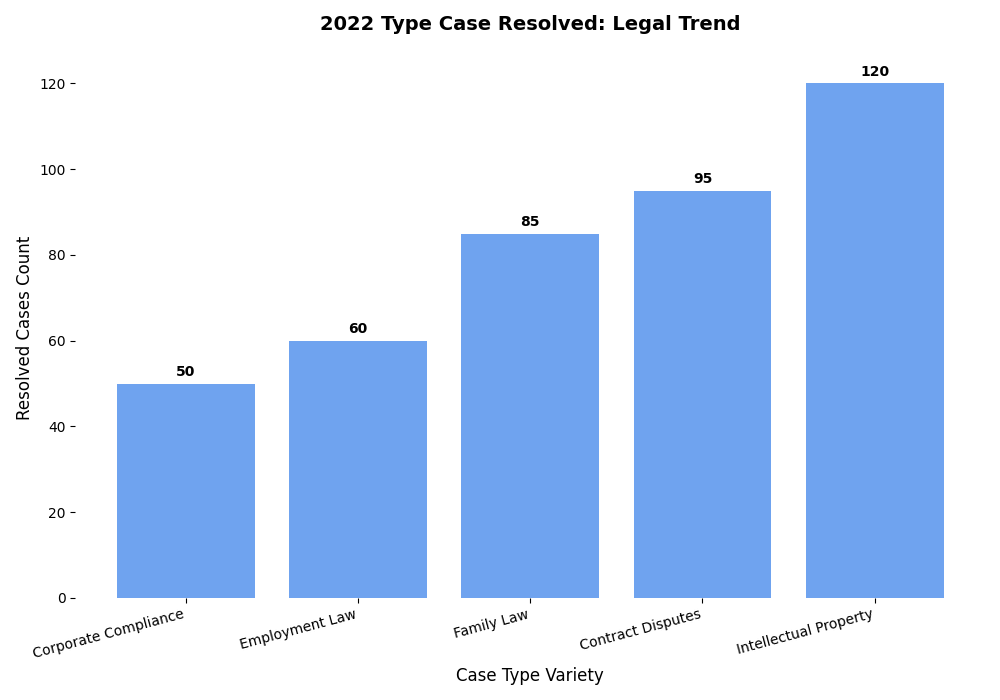

Reproduce this figure in Python.
import matplotlib.pyplot as plt

case_types = ['Corporate Compliance', 'Employment Law', 'Contract Disputes', 'Family Law', 'Intellectual Property']
cases_resolved = [50, 60, 95, 85, 120]
single_color = '#6fa3ef'  # A single color is used for all bars

# Sort data by cases resolved in ascending order
sorted_indices = sorted(range(len(cases_resolved)), key=lambda i: cases_resolved[i])
case_types = [case_types[i] for i in sorted_indices]
cases_resolved = [cases_resolved[i] for i in sorted_indices]

fig, ax = plt.subplots(figsize=(10, 7))
ax.bar(case_types, cases_resolved, color=single_color)

for bar in ax.patches:
    height = bar.get_height()
    ax.annotate(f'{height}',
                xy=(bar.get_x() + bar.get_width() / 2, height),
                xytext=(0, 3),
                textcoords="offset points",
                ha='center', va='bottom', fontsize=10, fontweight='bold', color='black')

ax.set_title("2022 Type Case Resolved: Legal Trend", fontsize=14, fontweight='bold', pad=20)
ax.set_xlabel('Case Type Variety', fontsize=12)
ax.set_ylabel('Resolved Cases Count', fontsize=12)
ax.spines[:].set_visible(False)
plt.xticks(rotation=15, ha='right', fontsize=10)
plt.tight_layout()
plt.show()
